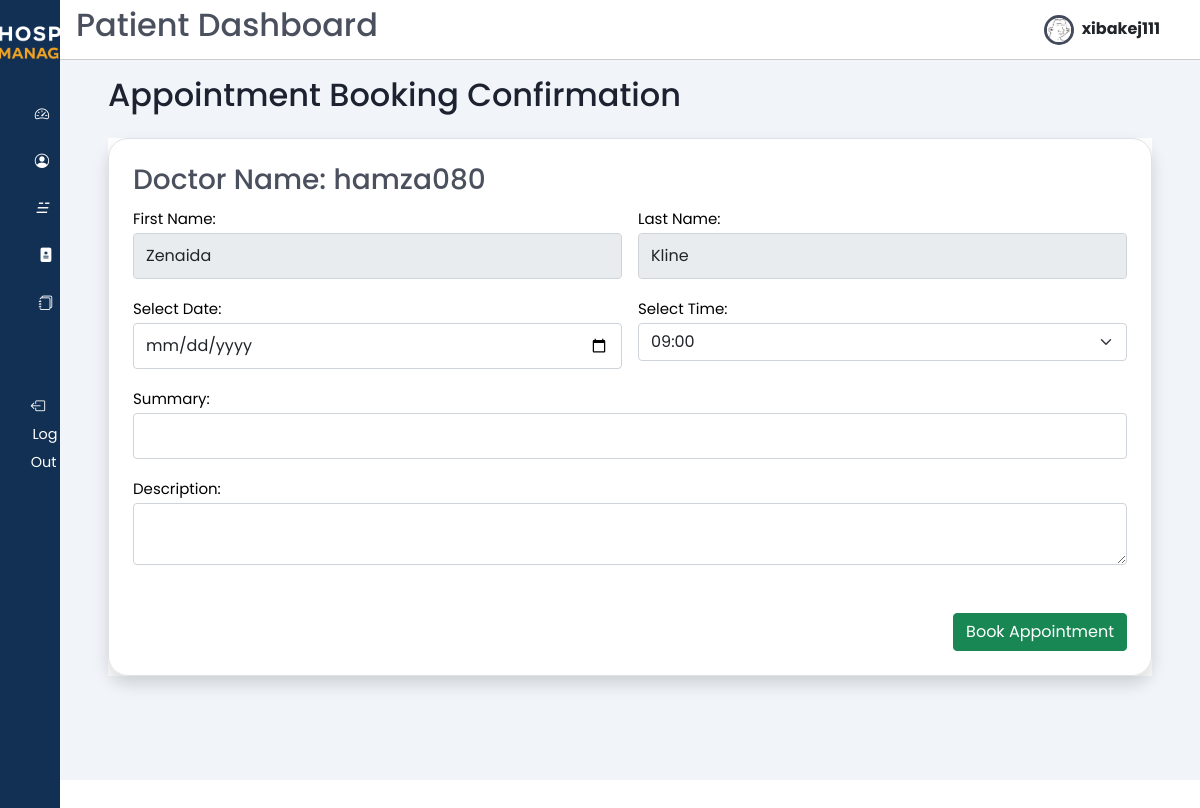
The page /patient_confirm_book/hamza080/ (signed in) on the database its author committed.
### users/models.py (models this page shows, shortened)
class Users(AbstractUser):
    email = models.CharField(max_length=50,unique=True)
    username = models.CharField(max_length=50, unique=True)
    password = models.CharField(max_length=200)
    first_name = models.CharField(max_length=50)
    last_name = models.CharField(max_length=50)
    gender_choices = (("Male", "Male"), ("Female", "Female"))
    gender = models.CharField(max_length=10, choices=gender_choices, default="not_known")
    birthday = models.DateField(null=True, blank=True)
    is_doctor = models.BooleanField(default=False)
    profile_avatar = models.ImageField(upload_to="users/profiles", blank=True, default="doctor/profiles/download.png")
    id_address = models.ForeignKey(Address, on_delete=models.CASCADE, null=True)
    class Meta:
      verbose_name = "User"
      verbose_name_plural = "Users"

class Doctors(models.Model):
  user = models.OneToOneField(Users, on_delete=models.CASCADE, primary_key=True)
  specialty = models.ForeignKey(Specialty,on_delete=models.CASCADE)
  bio = models.TextField()
  class Meta:
    verbose_name = "Doctor"
    verbose_name_plural = "Doctors"

### patients/views.py (the view, shortened to what this page needs)
# urls.py: path('patient_confirm_book/<str:doctor>/', patient_confirm_book, name='patient_confirm_book'),
@login_required(login_url='/login')
def patient_confirm_book(request , doctor):
  print(doctor)
  doc = Doctors.objects.get(user__username=doctor)
  if doc:
    times = Time.objects.all()
    return render(request,'patients/patient_confirm_book.html' ,{'times':times ,'doctor': doc })
  doctors = Doctors.objects.all()
  return render(request,'patients/book_appointment.html',{"doctors":doctors})

### templates/patients/patient_confirm_book.html (shortened to what this page needs)
{% extends 'patients/base.html' %}
{% load static %}
{% block page_title %} Patient Dashboard {% endblock page_title %}
{% block content %}
<main>
  <h2 class="dash-title">Appointment Booking Confirmation</h2>
  <section class="recent">
    <div class="table-div bg-white">
      <div >
        <div class="container">
          <div class="row">
            <div class="col-md-10 border p-4 shadow text-black" style="width: 100%; border-radius: 20px">
              <div class="col-12 text-black">
                <h3>Doctor Name: {{ doctor.user.username }}</h3>
              </div>
              <form method="POST" class="needs-validation" nonalidate="" autocomplete="off" enctype="multipart/form-data">
                <div class="row g-3">
                  <div class="col-md-6">
                    <label for="first-name" style="color: black">First Name:</label><br />
                    <input type="text" class="form-control" name="foname" id="first-name" value="{{ request.user.first_name }}" disabled />
                  </div>
                  <div class="col-md-6">
                    <label for="last-name" style="color: black">Last Name:</label><br />
                    <input type="text" class="form-control" id="last-name" name="loname" value="{{ request.user.last_name }}" disabled />
                  </div>
                  <div class="col-md-6">
                    <label for="dates" style="color: black">Select Date:</label><br />
                    <input type="date" class="form-control" id="dates" name="date" placeholder="Enter Date" required />
                  </div>
                  <div class="col-md-6">
                    <label for="times" style="color: black">Select Time:</label><br />
                    <select name="time" class="form-select">
                      {% for time in times %}
                      <option value="{{time.time}}">{{time.time}}</option>
                      {% endfor %}
                    </select>
                  </div>
                  <div class="col-md-12 mt-3">
                    <label for="spec" style="color: black">Summary:</label><br />
                    <input type="text" class="form-control" name="summary" id="spec" required />
                  </div>
                  <div class="col-md-12 mt-3">
                    <label for="message" style="color: black">Description:</label><br />
                    <textarea class="form-control" id="message" name="description"style="resize: vertical;"></textarea>
                  </div>
                  <div class="col-12 mt-5">
                    <button type="submit" class="btn btn-success float-end">Book Appointment</button>
                  </div>
                </div>
              </form>
            </div>
          </div>
        </div>
      </div>
    </div>
  </section>
</main>
{% endblock %}

### templates/patients/base.html (shortened to what this page needs)
{% load static %}
<!DOCTYPE HTML>
<html lang="en">
<head>
  <link  href="{% static 'css/style-appointments.css' %}" rel="stylesheet">
  <link href="{% static 'css/bootstrap.min.css' %}" rel="stylesheet"/>
  <link href="{% static 'css/base-style.css' %}" rel="stylesheet"/>
  <link rel="stylesheet" href="https://cdn.jsdelivr.net/gh/lykmapipo/themify-icons@0.1.2/css/themify-icons.css">
  <link  href="{% static 'css/style.css' %}" rel="stylesheet">
  <link  href="{% static 'css/bootstrap-icons.css' %}" rel="stylesheet">
  <link  href="{% static 'css/jquery.dataTables.min.css' %}" rel="stylesheet">
  <link  href="{% static 'css/styleblog.css' %}" rel="stylesheet">
  <link  href="{% static 'css/styleblog-responsive.css' %}" rel="stylesheet">
</head>
<body>
  <div class="sidebar">
    <div class="sidebar-header pt-4">
      <div class="text-center my-">
        <img src="{% static 'img/white-logo.png' %}" alt="logo" class="img-fluid" style="max-width: 170px;" />
      </div>
    </div>
    <div class="sidebar-menu">
      <ul>
        <li>
          <a href="{% url 'patient_dashboard' %}">
            <i class="bi bi-speedometer2 me-2"></i>
          </a>
        </li>
        <li>
          <a href="{% url 'patient_profile' %}">
            <i class="bi bi-person-circle me-2"></i>
          </a>
        </li>
        <li>
          <a href="{% url 'patient_blogs' %}">
            <i>&#9777;&nbsp;&nbsp; </i>
          </a>
        </li>
        <li>
          <a href="{% url 'book_appointment' %}">
            <i class="bi bi-file-medical-fill"></i>
          </a>
        </li>
        <li>
          <a href="{% url 'my_appointments' %}">
            <i class="bi bi-journals"></i>
          </a>
        </li>
        <br><br>
        <li>
            <a href="{% url 'logout' %}" class="logout text-dark"data-bs-toggle="tooltip" data-bs-placement="right" title="logout" >
              <i class="bi bi-box-arrow-left me-3"></i>
              <span class="d-none d-md-inline">Log Out</span>
            </a>
        </li>
      </ul>
    </div>
  </div>
  <div class="main-content">
    <header class="d-flex  align-items-center">
      <h2>{% block page_title %}{% endblock page_title %}</h2>
      <a href="{% url 'patient_profile' %}">
        <img src="{{ request.user.profile_avatar.url }}" style="width: 30px; height: 30px; border-radius: 50%; overflow: hidden; background-color: blue; display: inline-block; vertical-align: middle; border: 3px solid #424a5b;">
        <span class="fw-bold fs-6 ms-1 text-dark me-4">{{ request.user.username|safe | truncatechars:"10" }}</span>
      </a>
    </header>
    {% block content %}
    {% endblock content %}
  </body>
</html>

### static/css/base-style.css (style rules this page uses)
:root { --primary-color: #123053; --secondary-color: #EFA323; }
.main-content a { text-decoration: none !important; }

### static/css/style.css (style rules this page uses)
:root { --main-color: #424a5b; --color-dark: #1D2231; --text-grey: #8390A2; --primary-color: #123053; --secondary-color: #EFA323; }
* { font-family: 'Poppins', sans-serif; margin: 0; padding: 0; text-decoration: none; list-style-type: none; box-sizing: border-box; }
.sidebar { height: 100%; width: 240px; position: fixed; left: 0; top: 0; z-index: 100; background: var(--primary-color); color: #fff; overflow-y: auto; transition: width 500ms; }
.sidebar-header { display: flex; justify-content: space-between; align-items: center; height: 60px; padding: 0rem 1rem; }
.sidebar-menu { padding: 0rem; padding-top: 40px; }
.sidebar li { margin-bottom: 1.2rem; font-size: larger; }
.sidebar a { color: #fff !important; text-decoration: none; font-size: .9rem; }
.sidebar a span:last-child { padding-left: .1rem; }
.main-content { position: relative; margin-left: 240px; transition: margin-left 500ms; }
header { position: fixed; left: 240px; top: 0; z-index: 100; width: calc(100% - 240px); background: #fff; height: 60px; padding: 0rem 1rem; display: flex; align-items: center; justify-content: space-between; border-bottom: 1px solid #ccc; transition: left 500ms; }
main { margin-top: 60px; background: #f1f5f9; min-height: 90vh; padding: 1rem 3rem; }
.dash-title { color: var(--color-dark); margin-bottom: 1rem; }
.recent { margin-top: 3rem; margin-bottom: 3rem; }
.text-center { text-align: center; }
@media only screen and (max-width: 1200px) { .sidebar { width: 60px; z-index: 150; } }
@media only screen and (max-width: 1200px) { .sidebar .sidebar-header h3 span, .sidebar li span:last-child { display: none; } }
@media only screen and (max-width: 1200px) { .sidebar .sidebar-header, .sidebar li { display: flex; justify-content: center; } }
@media only screen and (max-width: 1200px) { .main-content { margin-left: 60px; } }
@media only screen and (max-width: 1200px) { .main-content header { left: 60px; width: calc(100% - 60px); } }
.recent { margin-top: 1.5rem; margin-bottom: 3rem; }
.table-div { display: grid; grid-template-columns: 100% 25%; grid-column-gap: 1.5rem; }

### rows shown on the page
Users: user.profile_avatar (picture), user.username "xibakej111", foname "Zenaida", loname "Kline"
Doctors: user.username "hamza080"

### other values the page prints
form field time "09:00"
